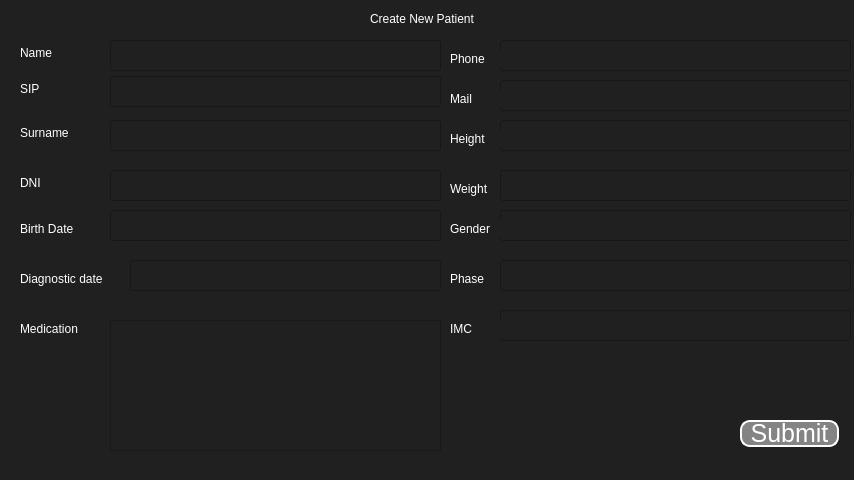
<?xml version="1.0" encoding="UTF-8"?>
<ui version="4.0">
 <class>Form</class>
 <widget class="QWidget" name="Form">
  <property name="geometry">
   <rect>
    <x>0</x>
    <y>0</y>
    <width>854</width>
    <height>480</height>
   </rect>
  </property>
  <property name="windowTitle">
   <string>Form</string>
  </property>
  <property name="styleSheet">
   <string notr="true">QWidget { background-color: rgb(32,32,32); }</string>
  </property>
  <widget class="QLabel" name="labelName">
   <property name="geometry">
    <rect>
     <x>20</x>
     <y>44</y>
     <width>41</width>
     <height>17</height>
    </rect>
   </property>
   <property name="styleSheet">
    <string notr="true">QLabel{
color:rgb(255,255,255);
}</string>
   </property>
   <property name="text">
    <string>Name</string>
   </property>
  </widget>
  <widget class="QLineEdit" name="lineEditName">
   <property name="geometry">
    <rect>
     <x>110</x>
     <y>40</y>
     <width>331</width>
     <height>31</height>
    </rect>
   </property>
   <property name="styleSheet">
    <string notr="true">QLineEdit{
color:rgb(255,255,255);
}</string>
   </property>
  </widget>
  <widget class="QLabel" name="labelDNI">
   <property name="geometry">
    <rect>
     <x>20</x>
     <y>174</y>
     <width>31</width>
     <height>17</height>
    </rect>
   </property>
   <property name="styleSheet">
    <string notr="true">QLabel{
color:rgb(255,255,255);
}</string>
   </property>
   <property name="text">
    <string>DNI</string>
   </property>
  </widget>
  <widget class="QLineEdit" name="lineEditDNI">
   <property name="geometry">
    <rect>
     <x>110</x>
     <y>170</y>
     <width>331</width>
     <height>31</height>
    </rect>
   </property>
   <property name="styleSheet">
    <string notr="true">QLineEdit{
color:rgb(255,255,255);
}</string>
   </property>
  </widget>
  <widget class="QPushButton" name="pushButtonPatient">
   <property name="geometry">
    <rect>
     <x>740</x>
     <y>420</y>
     <width>99</width>
     <height>27</height>
    </rect>
   </property>
   <property name="styleSheet">
    <string notr="true">QPushButton{
border-style: outset;
border-width: 2px;
    border-radius: 10px;
background-color: rgb(132,132,132);
font-size: 25px;
color: rgb(255,255,255);
}</string>
   </property>
   <property name="text">
    <string>Submit</string>
   </property>
  </widget>
  <widget class="QLabel" name="labeNewPatient">
   <property name="geometry">
    <rect>
     <x>370</x>
     <y>10</y>
     <width>131</width>
     <height>17</height>
    </rect>
   </property>
   <property name="styleSheet">
    <string notr="true">QLabel{
color:rgb(255,255,255);
}</string>
   </property>
   <property name="text">
    <string>Create New Patient</string>
   </property>
  </widget>
  <widget class="QLineEdit" name="lineEditsip">
   <property name="geometry">
    <rect>
     <x>110</x>
     <y>76</y>
     <width>331</width>
     <height>31</height>
    </rect>
   </property>
   <property name="styleSheet">
    <string notr="true">QLineEdit{
color:rgb(255,255,255);
}</string>
   </property>
  </widget>
  <widget class="QLabel" name="labelsip">
   <property name="geometry">
    <rect>
     <x>20</x>
     <y>80</y>
     <width>41</width>
     <height>17</height>
    </rect>
   </property>
   <property name="styleSheet">
    <string notr="true">QLabel{
color:rgb(255,255,255);
}</string>
   </property>
   <property name="text">
    <string>SIP</string>
   </property>
  </widget>
  <widget class="QLineEdit" name="lineEditsurname">
   <property name="geometry">
    <rect>
     <x>110</x>
     <y>120</y>
     <width>331</width>
     <height>31</height>
    </rect>
   </property>
   <property name="styleSheet">
    <string notr="true">QLineEdit{
color:rgb(255,255,255);
}</string>
   </property>
  </widget>
  <widget class="QLabel" name="labelName_2">
   <property name="geometry">
    <rect>
     <x>20</x>
     <y>124</y>
     <width>61</width>
     <height>17</height>
    </rect>
   </property>
   <property name="styleSheet">
    <string notr="true">QLabel{
color:rgb(255,255,255);
}</string>
   </property>
   <property name="text">
    <string>Surname</string>
   </property>
  </widget>
  <widget class="QLineEdit" name="lineEditphone">
   <property name="geometry">
    <rect>
     <x>500</x>
     <y>40</y>
     <width>351</width>
     <height>31</height>
    </rect>
   </property>
   <property name="styleSheet">
    <string notr="true">QLineEdit{
color:rgb(255,255,255);
}</string>
   </property>
  </widget>
  <widget class="QLabel" name="labelphone">
   <property name="geometry">
    <rect>
     <x>450</x>
     <y>50</y>
     <width>51</width>
     <height>17</height>
    </rect>
   </property>
   <property name="styleSheet">
    <string notr="true">QLabel{
color:rgb(255,255,255);
}</string>
   </property>
   <property name="text">
    <string>Phone</string>
   </property>
  </widget>
  <widget class="QLineEdit" name="lineEditMail">
   <property name="geometry">
    <rect>
     <x>500</x>
     <y>80</y>
     <width>351</width>
     <height>31</height>
    </rect>
   </property>
   <property name="styleSheet">
    <string notr="true">QLineEdit{
color:rgb(255,255,255);
}</string>
   </property>
  </widget>
  <widget class="QLabel" name="labelMail">
   <property name="geometry">
    <rect>
     <x>450</x>
     <y>90</y>
     <width>51</width>
     <height>17</height>
    </rect>
   </property>
   <property name="styleSheet">
    <string notr="true">QLabel{
color:rgb(255,255,255);
}</string>
   </property>
   <property name="text">
    <string>Mail</string>
   </property>
  </widget>
  <widget class="QLineEdit" name="lineEditHeight">
   <property name="geometry">
    <rect>
     <x>500</x>
     <y>120</y>
     <width>351</width>
     <height>31</height>
    </rect>
   </property>
   <property name="styleSheet">
    <string notr="true">QLineEdit{
color:rgb(255,255,255);
}</string>
   </property>
  </widget>
  <widget class="QLabel" name="labelHeight">
   <property name="geometry">
    <rect>
     <x>450</x>
     <y>130</y>
     <width>51</width>
     <height>17</height>
    </rect>
   </property>
   <property name="styleSheet">
    <string notr="true">QLabel{
color:rgb(255,255,255);
}</string>
   </property>
   <property name="text">
    <string>Height</string>
   </property>
  </widget>
  <widget class="QLabel" name="labelWeight">
   <property name="geometry">
    <rect>
     <x>450</x>
     <y>180</y>
     <width>51</width>
     <height>17</height>
    </rect>
   </property>
   <property name="styleSheet">
    <string notr="true">QLabel{
color:rgb(255,255,255);
}</string>
   </property>
   <property name="text">
    <string>Weight</string>
   </property>
  </widget>
  <widget class="QLineEdit" name="lineEditWeight">
   <property name="geometry">
    <rect>
     <x>500</x>
     <y>170</y>
     <width>351</width>
     <height>31</height>
    </rect>
   </property>
   <property name="styleSheet">
    <string notr="true">QLineEdit{
color:rgb(255,255,255);
}</string>
   </property>
  </widget>
  <widget class="QLabel" name="labeldate_of_birth">
   <property name="geometry">
    <rect>
     <x>20</x>
     <y>220</y>
     <width>71</width>
     <height>17</height>
    </rect>
   </property>
   <property name="styleSheet">
    <string notr="true">QLabel{
color:rgb(255,255,255);
}</string>
   </property>
   <property name="text">
    <string>Birth Date</string>
   </property>
  </widget>
  <widget class="QLineEdit" name="lineEditdate_of_birth">
   <property name="geometry">
    <rect>
     <x>110</x>
     <y>210</y>
     <width>331</width>
     <height>31</height>
    </rect>
   </property>
   <property name="styleSheet">
    <string notr="true">QLineEdit{
color:rgb(255,255,255);
}</string>
   </property>
  </widget>
  <widget class="QLineEdit" name="lineEditGender">
   <property name="geometry">
    <rect>
     <x>500</x>
     <y>210</y>
     <width>351</width>
     <height>31</height>
    </rect>
   </property>
   <property name="styleSheet">
    <string notr="true">QLineEdit{
color:rgb(255,255,255);
}</string>
   </property>
  </widget>
  <widget class="QLabel" name="labelGender">
   <property name="geometry">
    <rect>
     <x>450</x>
     <y>220</y>
     <width>51</width>
     <height>17</height>
    </rect>
   </property>
   <property name="styleSheet">
    <string notr="true">QLabel{
color:rgb(255,255,255);
}</string>
   </property>
   <property name="text">
    <string>Gender</string>
   </property>
  </widget>
  <widget class="QLabel" name="labeldiagnostic_date">
   <property name="geometry">
    <rect>
     <x>20</x>
     <y>270</y>
     <width>111</width>
     <height>17</height>
    </rect>
   </property>
   <property name="styleSheet">
    <string notr="true">QLabel{
color:rgb(255,255,255);
}</string>
   </property>
   <property name="text">
    <string>Diagnostic date</string>
   </property>
  </widget>
  <widget class="QLineEdit" name="lineEditdiagnostic_date">
   <property name="geometry">
    <rect>
     <x>130</x>
     <y>260</y>
     <width>311</width>
     <height>31</height>
    </rect>
   </property>
   <property name="styleSheet">
    <string notr="true">QLineEdit{
color:rgb(255,255,255);
}</string>
   </property>
  </widget>
  <widget class="QLabel" name="labelPhase">
   <property name="geometry">
    <rect>
     <x>450</x>
     <y>270</y>
     <width>51</width>
     <height>17</height>
    </rect>
   </property>
   <property name="styleSheet">
    <string notr="true">QLabel{
color:rgb(255,255,255);
}</string>
   </property>
   <property name="text">
    <string>Phase</string>
   </property>
  </widget>
  <widget class="QLineEdit" name="lineEditPhase">
   <property name="geometry">
    <rect>
     <x>500</x>
     <y>260</y>
     <width>351</width>
     <height>31</height>
    </rect>
   </property>
   <property name="styleSheet">
    <string notr="true">QLineEdit{
color:rgb(255,255,255);
}</string>
   </property>
  </widget>
  <widget class="QLineEdit" name="lineEditImc">
   <property name="geometry">
    <rect>
     <x>500</x>
     <y>310</y>
     <width>351</width>
     <height>31</height>
    </rect>
   </property>
   <property name="styleSheet">
    <string notr="true">QLineEdit{
color:rgb(255,255,255);
}</string>
   </property>
  </widget>
  <widget class="QLabel" name="labelImc">
   <property name="geometry">
    <rect>
     <x>450</x>
     <y>320</y>
     <width>51</width>
     <height>17</height>
    </rect>
   </property>
   <property name="styleSheet">
    <string notr="true">QLabel{
color:rgb(255,255,255);
}</string>
   </property>
   <property name="text">
    <string>IMC</string>
   </property>
  </widget>
  <widget class="QLabel" name="labelMedication">
   <property name="geometry">
    <rect>
     <x>20</x>
     <y>320</y>
     <width>81</width>
     <height>17</height>
    </rect>
   </property>
   <property name="styleSheet">
    <string notr="true">QLabel{
color:rgb(255,255,255);
}</string>
   </property>
   <property name="text">
    <string>Medication</string>
   </property>
  </widget>
  <widget class="QTextEdit" name="textEditMedication">
   <property name="geometry">
    <rect>
     <x>110</x>
     <y>320</y>
     <width>331</width>
     <height>131</height>
    </rect>
   </property>
   <property name="styleSheet">
    <string notr="true">QTextEdit{
color:rgb(255,255,255);
}</string>
   </property>
  </widget>
 </widget>
 <resources/>
 <connections/>
</ui>
